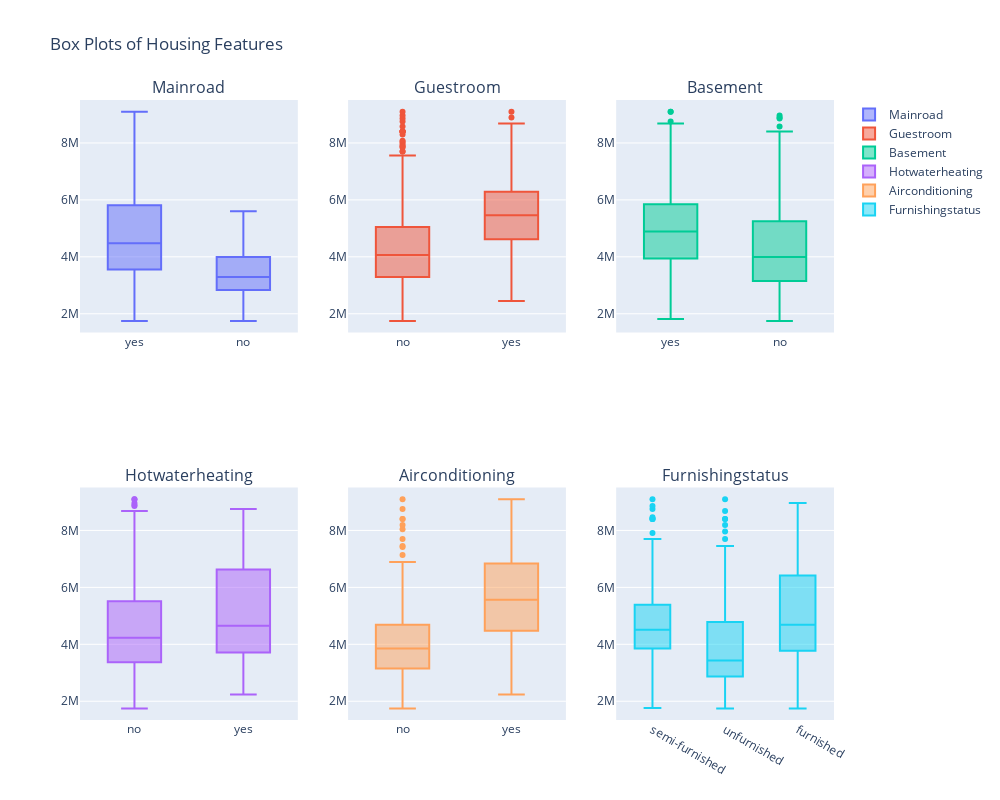

This figure's notebook cell:
### Markdown cell above
### Visualizing categorical variable

### Code cell
fig = make_subplots(rows=2, cols=3, subplot_titles=("Mainroad", "Guestroom", "Basement", "Hotwaterheating", "Airconditioning", "Furnishingstatus"))

fig.add_trace(go.Box(x=data['mainroad'], y=data['price'], name='Mainroad'), row=1, col=1)
fig.add_trace(go.Box(x=data['guestroom'], y=data['price'], name='Guestroom'), row=1, col=2)
fig.add_trace(go.Box(x=data['basement'], y=data['price'], name='Basement'), row=1, col=3)
fig.add_trace(go.Box(x=data['hotwaterheating'], y=data['price'], name='Hotwaterheating'), row=2, col=1)
fig.add_trace(go.Box(x=data['airconditioning'], y=data['price'], name='Airconditioning'), row=2, col=2)
fig.add_trace(go.Box(x=data['furnishingstatus'], y=data['price'], name='Furnishingstatus'), row=2, col=3)

fig.update_layout(title="Box Plots of Housing Features", height=800, width=1000)

fig.show()

### Figure 1 — Plotly figure (JSON) as saved in the notebook; plotly's stock layout.template omitted (floating-point values rounded to 4 significant figures; data arrays with more than 128 entries replaced by an {"elided": "..."} marker saying what was removed)
{"data": [{"name": "Mainroad", "type": "box", "x": {"elided": "517 str values"}, "xaxis": "x", "y": {"elided": "517 int values"}, "yaxis": "y"}, {"name": "Guestroom", "type": "box", "x": {"elided": "517 str values"}, "xaxis": "x2", "y": {"elided": "517 int values"}, "yaxis": "y2"}, {"name": "Basement", "type": "box", "x": {"elided": "517 str values"}, "xaxis": "x3", "y": {"elided": "517 int values"}, "yaxis": "y3"}, {"name": "Hotwaterheating", "type": "box", "x": {"elided": "517 str values"}, "xaxis": "x4", "y": {"elided": "517 int values"}, "yaxis": "y4"}, {"name": "Airconditioning", "type": "box", "x": {"elided": "517 str values"}, "xaxis": "x5", "y": {"elided": "517 int values"}, "yaxis": "y5"}, {"name": "Furnishingstatus", "type": "box", "x": {"elided": "517 str values"}, "xaxis": "x6", "y": {"elided": "517 int values"}, "yaxis": "y6"}], "layout": {"annotations": [{"font": {"size": 16}, "showarrow": false, "text": "Mainroad", "x": 0.1444, "xanchor": "center", "xref": "paper", "y": 1, "yanchor": "bottom", "yref": "paper"}, {"font": {"size": 16}, "showarrow": false, "text": "Guestroom", "x": 0.5, "xanchor": "center", "xref": "paper", "y": 1, "yanchor": "bottom", "yref": "paper"}, {"font": {"size": 16}, "showarrow": false, "text": "Basement", "x": 0.8556, "xanchor": "center", "xref": "paper", "y": 1, "yanchor": "bottom", "yref": "paper"}, {"font": {"size": 16}, "showarrow": false, "text": "Hotwaterheating", "x": 0.1444, "xanchor": "center", "xref": "paper", "y": 0.375, "yanchor": "bottom", "yref": "paper"}, {"font": {"size": 16}, "showarrow": false, "text": "Airconditioning", "x": 0.5, "xanchor": "center", "xref": "paper", "y": 0.375, "yanchor": "bottom", "yref": "paper"}, {"font": {"size": 16}, "showarrow": false, "text": "Furnishingstatus", "x": 0.8556, "xanchor": "center", "xref": "paper", "y": 0.375, "yanchor": "bottom", "yref": "paper"}], "height": 800, "title": {"text": "Box Plots of Housing Features"}, "width": 1000, "xaxis": {"anchor": "y", "domain": [0, 0.2889]}, "xaxis2": {"anchor": "y2", "domain": [0.3556, 0.6444]}, "xaxis3": {"anchor": "y3", "domain": [0.7111, 1]}, "xaxis4": {"anchor": "y4", "domain": [0, 0.2889]}, "xaxis5": {"anchor": "y5", "domain": [0.3556, 0.6444]}, "xaxis6": {"anchor": "y6", "domain": [0.7111, 1]}, "yaxis": {"anchor": "x", "domain": [0.625, 1]}, "yaxis2": {"anchor": "x2", "domain": [0.625, 1]}, "yaxis3": {"anchor": "x3", "domain": [0.625, 1]}, "yaxis4": {"anchor": "x4", "domain": [0, 0.375]}, "yaxis5": {"anchor": "x5", "domain": [0, 0.375]}, "yaxis6": {"anchor": "x6", "domain": [0, 0.375]}}}
